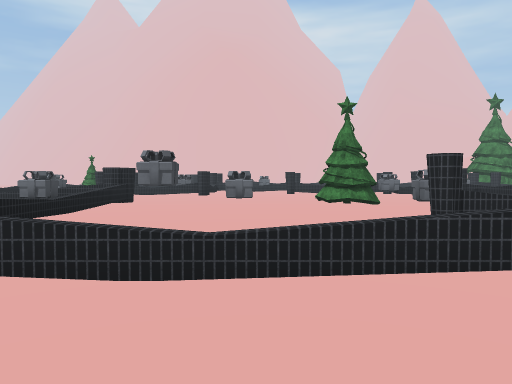
[1] (above)

24 first-person views from a walk through a Unity game level. The camera is 1.2 m above the floor, tilts 2° down and sees 70° across. The floor is counted in squares, 2 m on a side. Each view is taken from the middle of a square. On the plan, view 1 faces up. The plan holds only what a view shows up to about 10 squares ahead; the rest is blank. The place goes on beyond the plan. The player character is not drawn. Surface patterns are stand-ins for the level's own textures.

[2]
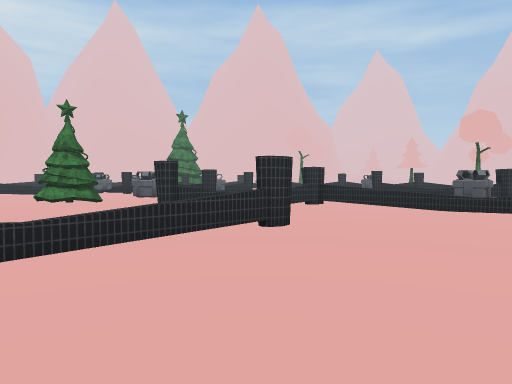

[3]
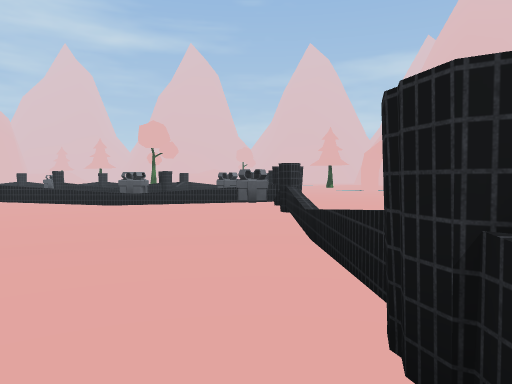

[4]
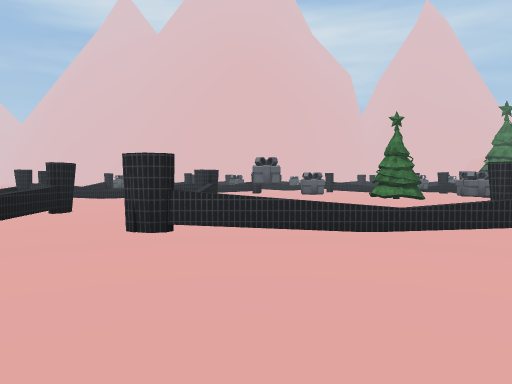

[5]
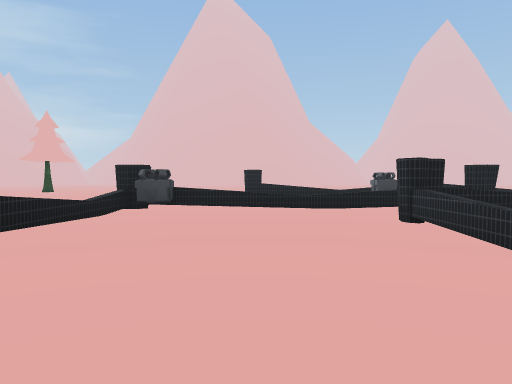

[6]
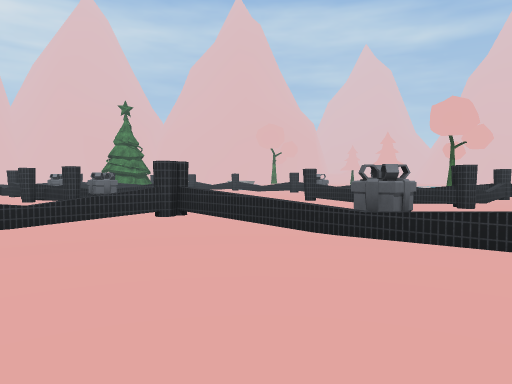

[7]
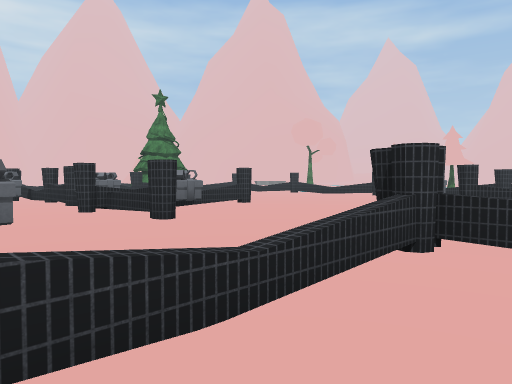

[8]
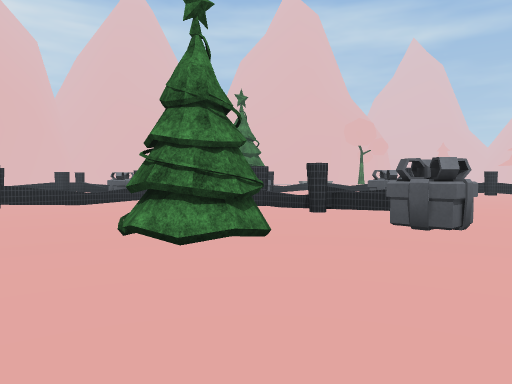

[9]
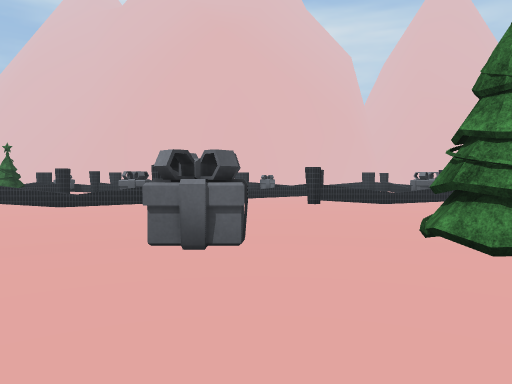

[10]
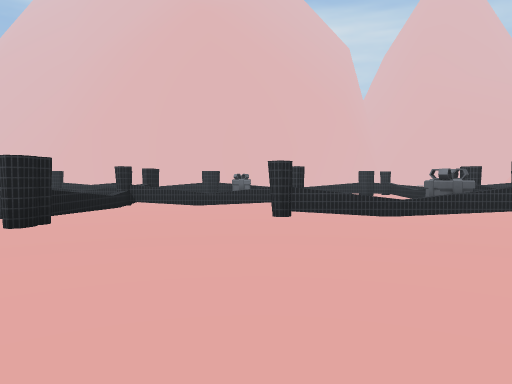

[11]
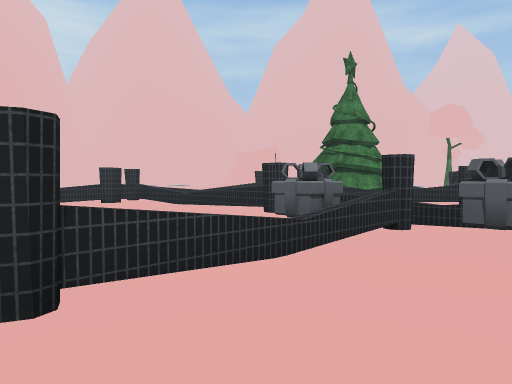

[12]
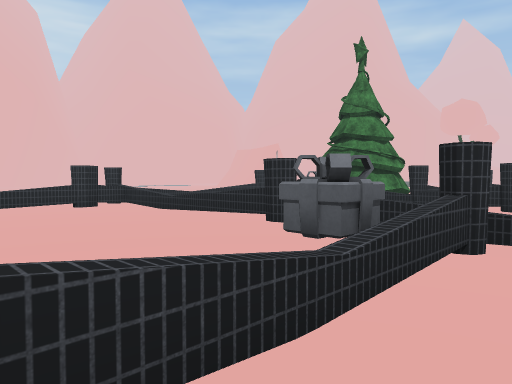

[13]
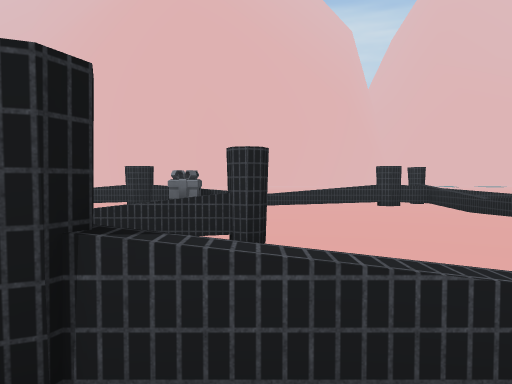

[14]
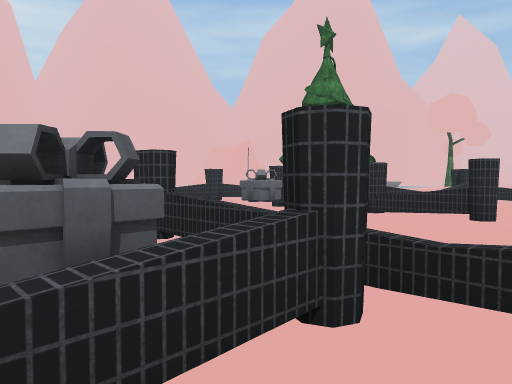

[15]
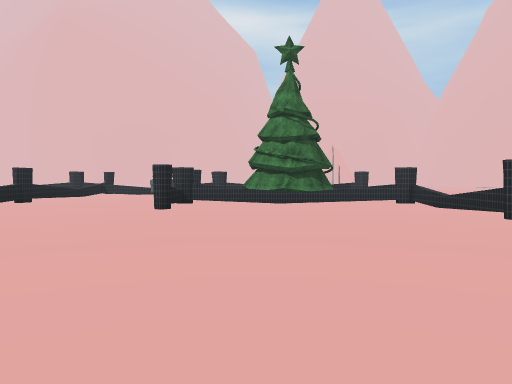

[16]
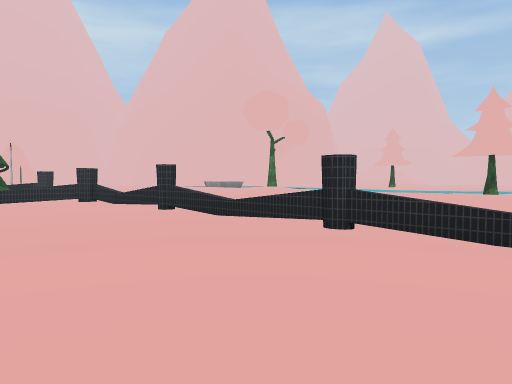

[17]
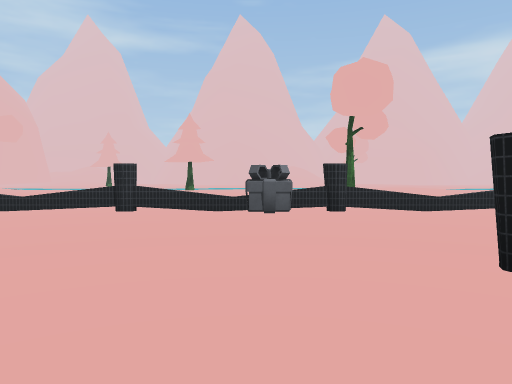

[18]
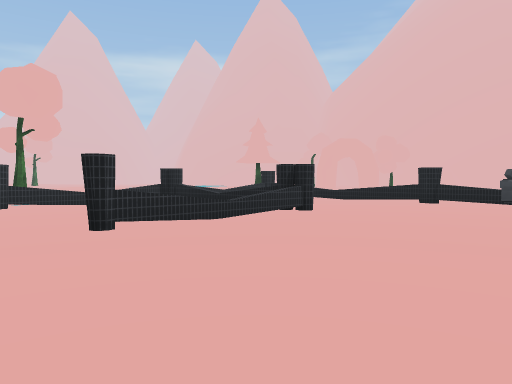

[19]
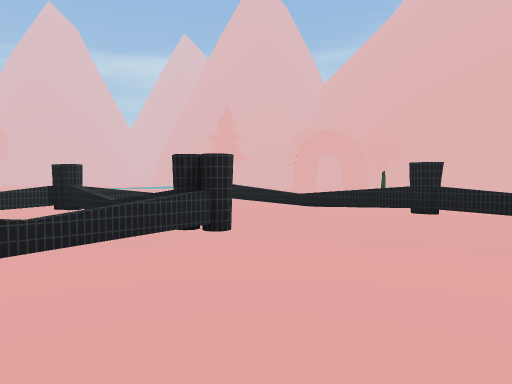

[20]
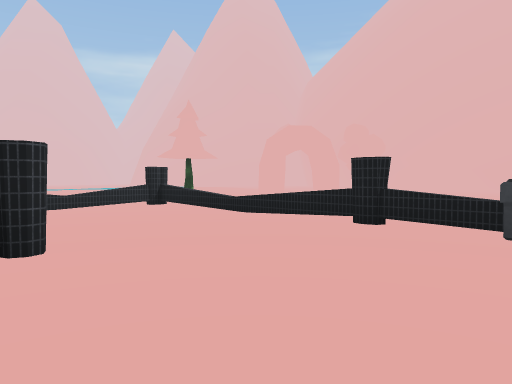

[21]
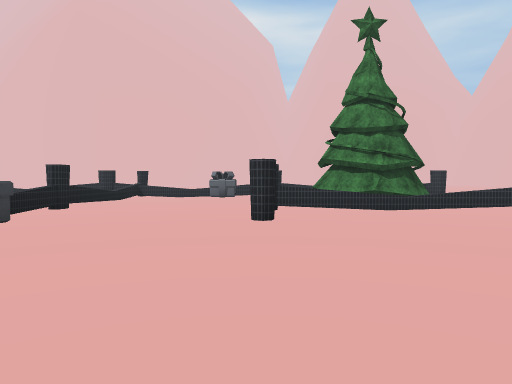

[22]
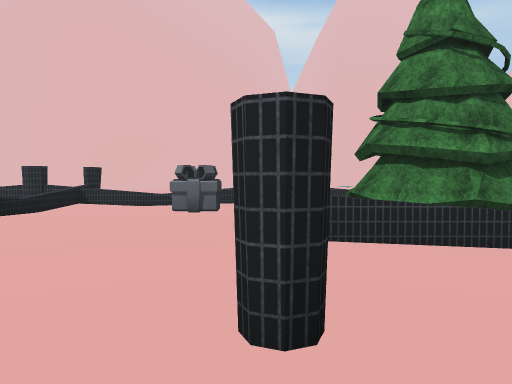

[23]
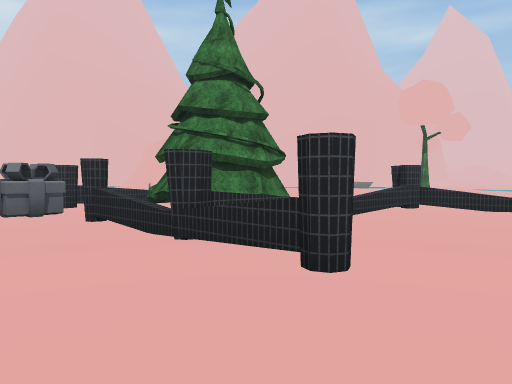

[24]
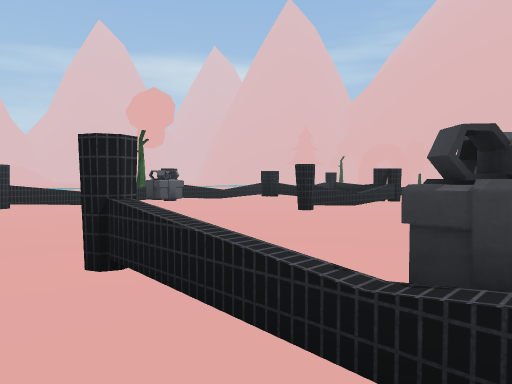

### Floor plan
Ten units are one square. View 1 is at (0, 0); x grows to the right and y downward. Boxes are objects, and circles mark ways between rooms. Rooms are numbered by the first view taken in them; rooms with no view inside come last. Other rooms are left out.
<svg viewBox="-65 -230 230 265">
<path fill="none" stroke="#000" d="M-12 25 -9 24 -5 25M24 -21 0 -21M-8 -21 -30 -21M-5 25 16 25M25 25 46 25M-31 25 -10 25M64 -10 64 -42 22 -42M64 25 64 -6M-54 -5 -54 18M-54 25 -42 25M154 -15 158 -17M59 -82 59 -150M80 -100 94 -100M94 -99 56 -99M52 -149 15 -149M113 -38 113 -51M-33 -94 -33 -68M-33 -55 -33 -26M-37 -93 -45 -93M100 -155 100 -192M113 -14 113 -28M-22 -138 -35 -138M119 -15 131 -15M19 -174 -19 -174M-19 -159 -19 -141M-42 -138 -55 -138M158 -96 158 -134M-54 -44 -54 -18M158 -56 158 -94M88 25 102 25M142 -15 158 -15M122 -171 102 -171 102 -159M148 -14 125 -14M61 -198 61 -158M106 25 128 25M158 -136 158 -171 134 -171M158 -17 158 -54M138 25 158 25 158 -12M61 -225 61 -208M105 -222 61 -222M-3 -222 -8 -220M61 -222 -18 -222M59 -154 59 -222"/>
<rect x="45" y="15" width="10" height="10" fill="#bbb"><title>other object</title></rect>
<rect x="-55" y="-95" width="10" height="10" fill="#bbb"><title>other object</title></rect>
<rect x="-25" y="-75" width="10" height="10" fill="#bbb"><title>other object</title></rect>
<rect x="-5" y="-95" width="10" height="10" fill="#bbb"><title>other object</title></rect>
<rect x="15" y="-105" width="20" height="20" fill="#bbb"><title>tree</title></rect>
<rect x="25" y="-75" width="10" height="10" fill="#bbb"><title>other object</title></rect>
<rect x="45" y="-145" width="10" height="10" fill="#bbb"><title>other object</title></rect>
<rect x="65" y="-95" width="10" height="10" fill="#bbb"><title>other object</title></rect>
<rect x="65" y="-135" width="10" height="10" fill="#bbb"><title>other object</title></rect>
<rect x="75" y="5" width="10" height="10" fill="#bbb"><title>other object</title></rect>
<rect x="75" y="-15" width="10" height="10" fill="#bbb"><title>other object</title></rect>
<rect x="85" y="-195" width="10" height="10" fill="#bbb"><title>other object</title></rect>
<rect x="135" y="-75" width="10" height="10" fill="#bbb"><title>other object</title></rect>
<rect x="35" y="-165" width="10" height="10" fill="#bbb"><title>other object</title></rect>
<circle cx="-10" cy="-20" r="3" fill="#2a7"/>
<circle cx="-45" cy="-15" r="3" fill="#2a7"/>
<circle cx="0" cy="-20" r="3" fill="#2a7"/>
<circle cx="20" cy="-30" r="3" fill="#2a7"/>
<circle cx="50" cy="-40" r="3" fill="#2a7"/>
<circle cx="60" cy="-10" r="3" fill="#2a7"/>
<circle cx="60" cy="-20" r="3" fill="#2a7"/>
<circle cx="60" cy="0" r="3" fill="#2a7"/>
<circle cx="20" cy="-160" r="3" fill="#2a7"/>
<circle cx="35" cy="-150" r="3" fill="#2a7"/>
<circle cx="60" cy="-200" r="3" fill="#2a7"/>
<circle cx="60" cy="-210" r="3" fill="#2a7"/>
<text x="10" y="0">1</text>
<text x="50" y="-80">2</text>
<text x="20" y="-190">3</text>
</svg>
Room 1 opens to room 2. Room 2 opens to room 3.

Where each view was taken, in squares from view 1:
view 1: 0 up, 0 right, facing up
view 2: 1 down, 1 left, facing up-right
view 3: 2 down, 2 left, facing right
view 4: 2 down, 2 left, facing up
view 5: 0 up, 2 right, facing left
view 6: 1 down, 3 right, facing up-right
view 7: 3 up, 3 right, facing up-right
view 8: 6 up, 0 right, facing up-right
view 9: 6 up, 0 right, facing up
view 10: 9 up, 1 right, facing up
view 11: 13 up, 1 right, facing up-right
view 12: 14 up, 2 right, facing up-right
view 13: 14 up, 2 right, facing up
view 14: 14 up, 4 right, facing up-right
view 15: 8 up, 12 right, facing up
view 16: 7 up, 12 right, facing up-right
view 17: 7 up, 9 right, facing right
view 18: 7 up, 7 right, facing down-right
view 19: 4 up, 8 right, facing down-right
view 20: 2 up, 8 right, facing down-right
view 21: 10 up, 10 right, facing up
view 22: 14 up, 10 right, facing up
view 23: 14 up, 8 right, facing up-right
view 24: 11 up, 7 right, facing down-right
